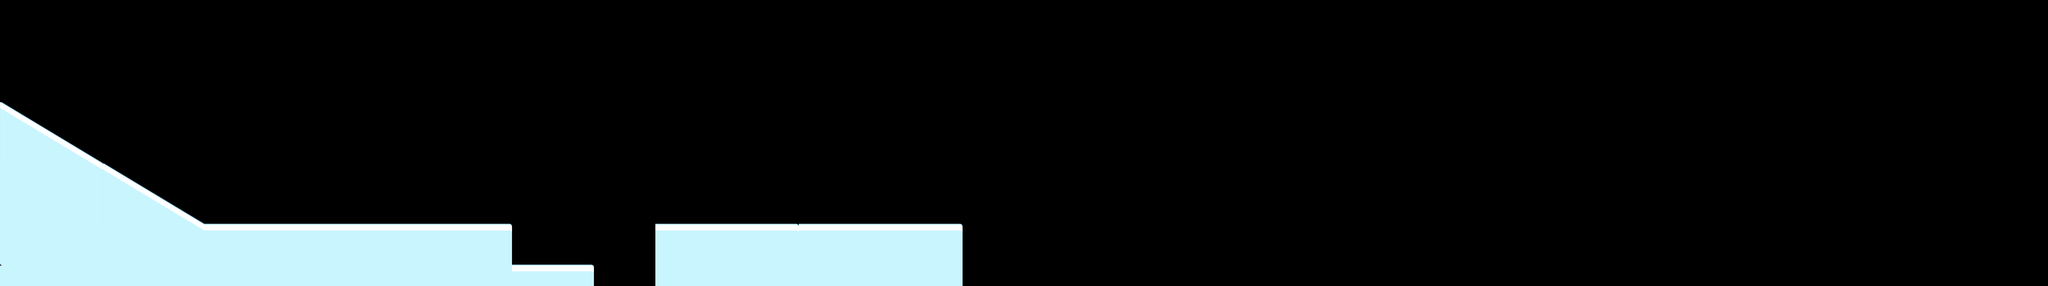

Tiled map render using the project's own tile images. Description and the map definition, with tile-layer contents summarised, below:
An orthogonal 100x14 tile map with 64x64 px tiles, 1 tile layer (タイル・レイヤー1) and 9 objects (3x rect, 2x jump, tri, yellow).

<map version="1.0" orientation="orthogonal" width="100" height="14" tilewidth="64" tileheight="64">
 <tileset firstgid="1" name="ice_ground" tilewidth="64" tileheight="64">
  <image source="ice_ground.png" width="1282" height="514" />
 </tileset>
 <layer name="タイル・レイヤー1" width="100" height="14">
  <data>[1400 cells, 223 non-empty, 58 distinct tile ids]</data>
 </layer>
 <objectgroup name="collision">
  <object type="rect" x="0" y="704.357" width="1595.2" height="194.043" />
  <object type="rect" x="1598.39" y="833.076" width="254.977" height="63.8307" />
  <object type="rect" x="2048.19" y="702.554" width="1789.58" height="188.63" />
  <object type="tri" x="6.18047" y="704.574">
   <polygon points="0,0 631.953,-1.54512 -6.18047,-386.279" />
  </object>
  <object x="2050.37" y="699.938">
   <polygon points="0,0 701.483,-633.498 703.028,1.54512" />
  </object>
  <object x="5121.74" y="578.812" width="636.48" height="311.833" />
 </objectgroup>
 <objectgroup color="#04f900" name="tricks">
  <object type="jump" x="1410.69" y="641.224" width="182.324" height="60.2596" />
  <object type="jump" x="3583.94" y="640.752" width="130.286" height="61.9393" />
 </objectgroup>
 <objectgroup color="#ffdb00" name="warning">
  <object type="yellow" x="400" y="254.165" width="433.575" height="448.526" />
 </objectgroup>
</map>
